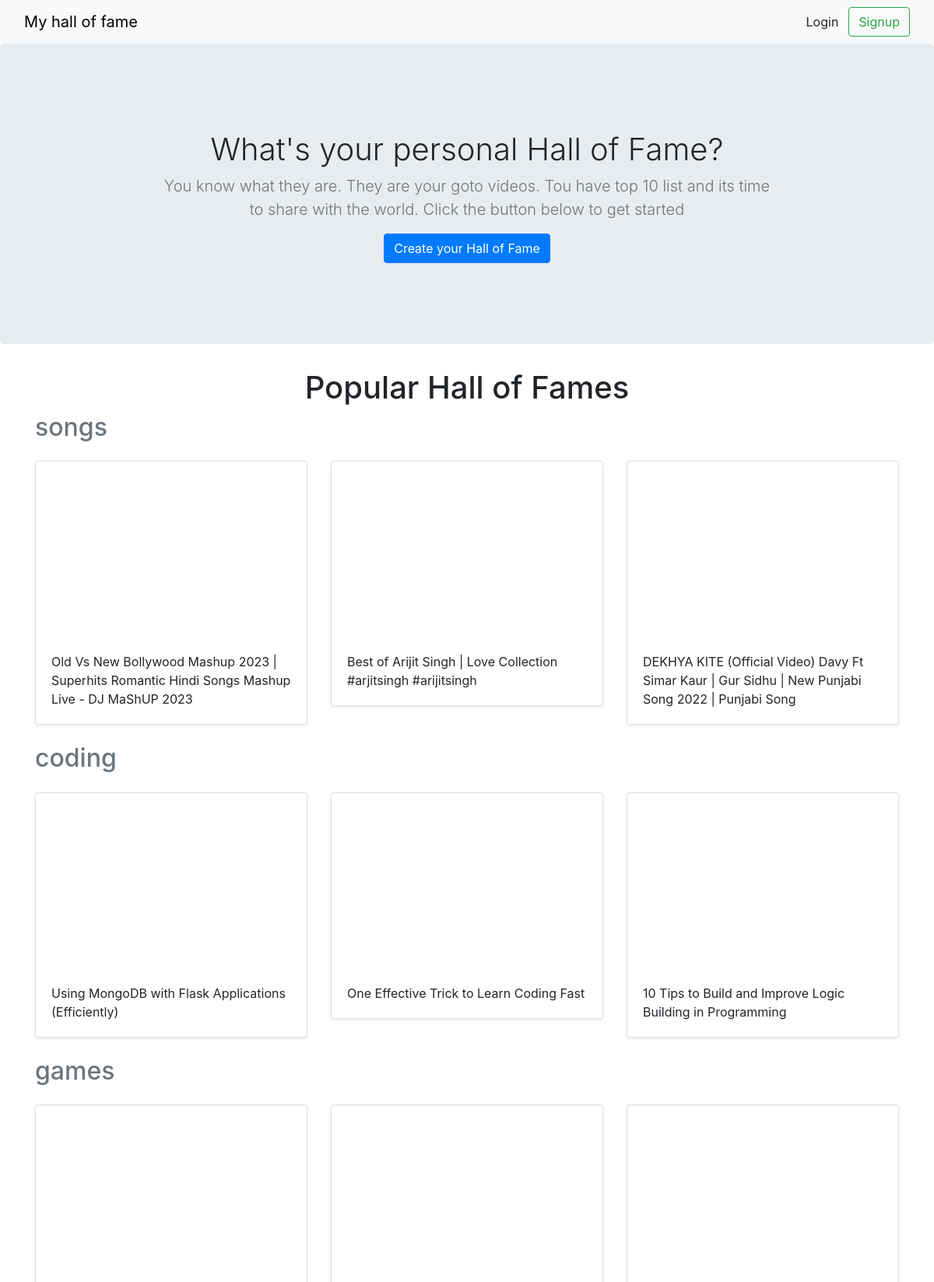
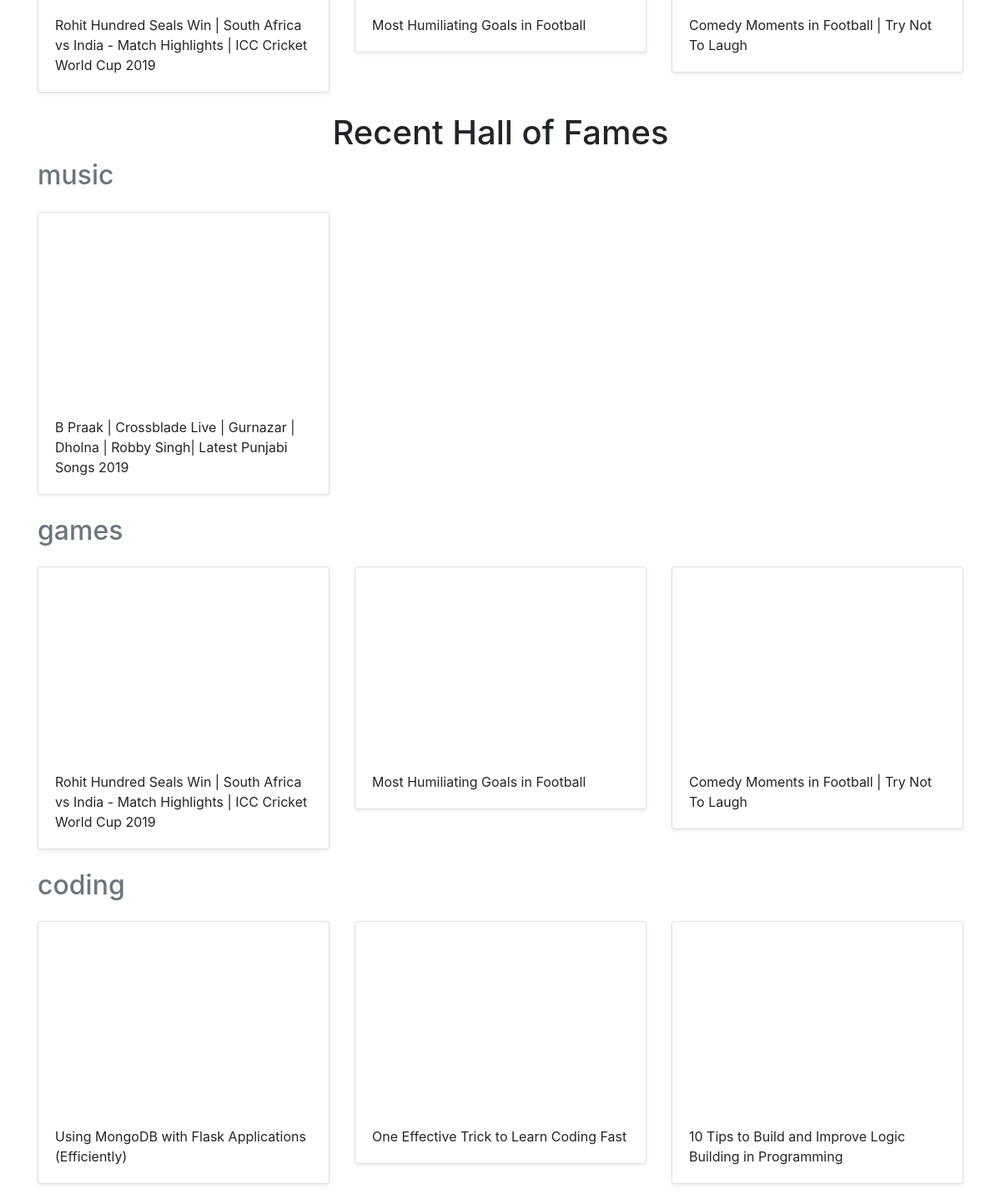
The page / on the database its author committed (2 pictures, top to bottom).
### halls/models.py (models this page shows)
class Hall(models.Model):
    title = models.CharField(max_length=255)
    user = models.ForeignKey(User,on_delete=models.CASCADE)

class Video(models.Model):
    title = models.CharField(max_length=255)
    url = models.URLField()
    youtube_id = models.CharField(max_length=255)
    hall = models.ForeignKey(Hall, on_delete=models.CASCADE)

### halls/views.py (the view)
# urls.py: 2. Add a URL to urlpatterns:  path('', views.home, name='home')
def home(request):
    recent_halls = Hall.objects.all().order_by('-id')[:3]
    popular_halls = [Hall.objects.get(pk=1),Hall.objects.get(pk=2),Hall.objects.get(pk=3)]
    return render(request,'halls/home.html', { 'recent_halls': recent_halls, 'popular_halls': popular_halls })

### halls/templates/halls/home.html
{% extends 'halls/base.html' %}
{% block content %}
<section class="jumbotron text-center">
    <div class="container">
        <h1 class="jumbotron-heading">
            <br>
            What's your personal Hall of Fame?</h1>
        <p class="lead text-muted">You know what they are. They are your goto videos. Tou have top 10 list and its time to share with the world. Click the button below to get started </p>
        <p>
            <a href="{% url 'create_hall' %}" class="btn btn-primary">Create your Hall of Fame</a>
        </p>
        <br>
    </div>
</section>
<div class="container">
    <h1 class="text-center">Popular Hall of Fames</h1>
    {% for hall in popular_halls %}
    <h2><a href="{% url 'detail_hall' hall.id %}" class="text-decoration-none text-secondary" >{{ hall.title }}</a></h2>
    <div class="row">
        {% for video in hall.video_set.all %}
        <div class="col-md-4 mt-3">
            <div class="card mb-4 shadow-sm">
                <iframe width="100%" height="225" src="https://www.youtube.com/embed/{{ video.youtube_id }}"
                    frameborder="0"
                    allow="accelerometer; autoplay; clipboard-write; encrypted-media; gyroscope; picture-in-picture; web-share"
                    allowfullscreen></iframe>
                <div class="card-body">
                    <p class="card-text">{{ video.title }}</p>
                </div>
            </div>
        </div>
        {% endfor %}
    </div>
    {% endfor %}
    <h1 class="text-center">Recent Hall of Fames</h1>
    {% for hall in recent_halls %}
    <h2><a href="{% url 'detail_hall' hall.id %}" class="text-decoration-none text-secondary" >{{ hall.title }}</a></h2>
    <div class="row">
        {% for video in hall.video_set.all %}
        <div class="col-md-4 mt-3">
            <div class="card mb-4 shadow-sm">
                <iframe width="100%" height="225" src="https://www.youtube.com/embed/{{ video.youtube_id }}"
                    frameborder="0"
                    allow="accelerometer; autoplay; clipboard-write; encrypted-media; gyroscope; picture-in-picture; web-share"
                    allowfullscreen></iframe>
                <div class="card-body">
                    <p class="card-text">{{ video.title }}</p>
                </div>
            </div>
        </div>
        {% endfor %}
    </div>
    {% endfor %}
</div>
{% endblock %}

### halls/static/custom.css (style rules this page uses)
.jumbotron { background-color: #EBF4FA; }
.jumbotron-heading { font-weight: 300; }
.jumbotron .container { max-width: 51rem; }

### rows shown on the page
Hall: title "songs"
Video: title "Old Vs New Bollywood Mashup 2023 | Superhits Romantic Hindi Songs Mashup Live - DJ MaShUP 2023"
Video: title "Best of Arijit Singh | Love Collection #arjitsingh #arijitsingh"
Video: title "DEKHYA KITE (Official Video) Davy Ft Simar Kaur | Gur Sidhu | New Punjabi Song 2022 | Punjabi Song"
Hall: title "coding"
Video: title "Using MongoDB with Flask Applications (Efficiently)"
Video: title "One Effective Trick to Learn Coding Fast"
Video: title "10 Tips to Build and Improve Logic Building in Programming"
Hall: title "games"
Video: title "Rohit Hundred Seals Win | South Africa vs India - Match Highlights | ICC Cricket World Cup 2019"
Video: title "Most Humiliating Goals in Football"
Video: title "Comedy Moments in Football | Try Not To Laugh"
Hall: title "music"
Video: title "B Praak | Crossblade Live | Gurnazar | Dholna | Robby Singh| Latest Punjabi Songs 2019"
